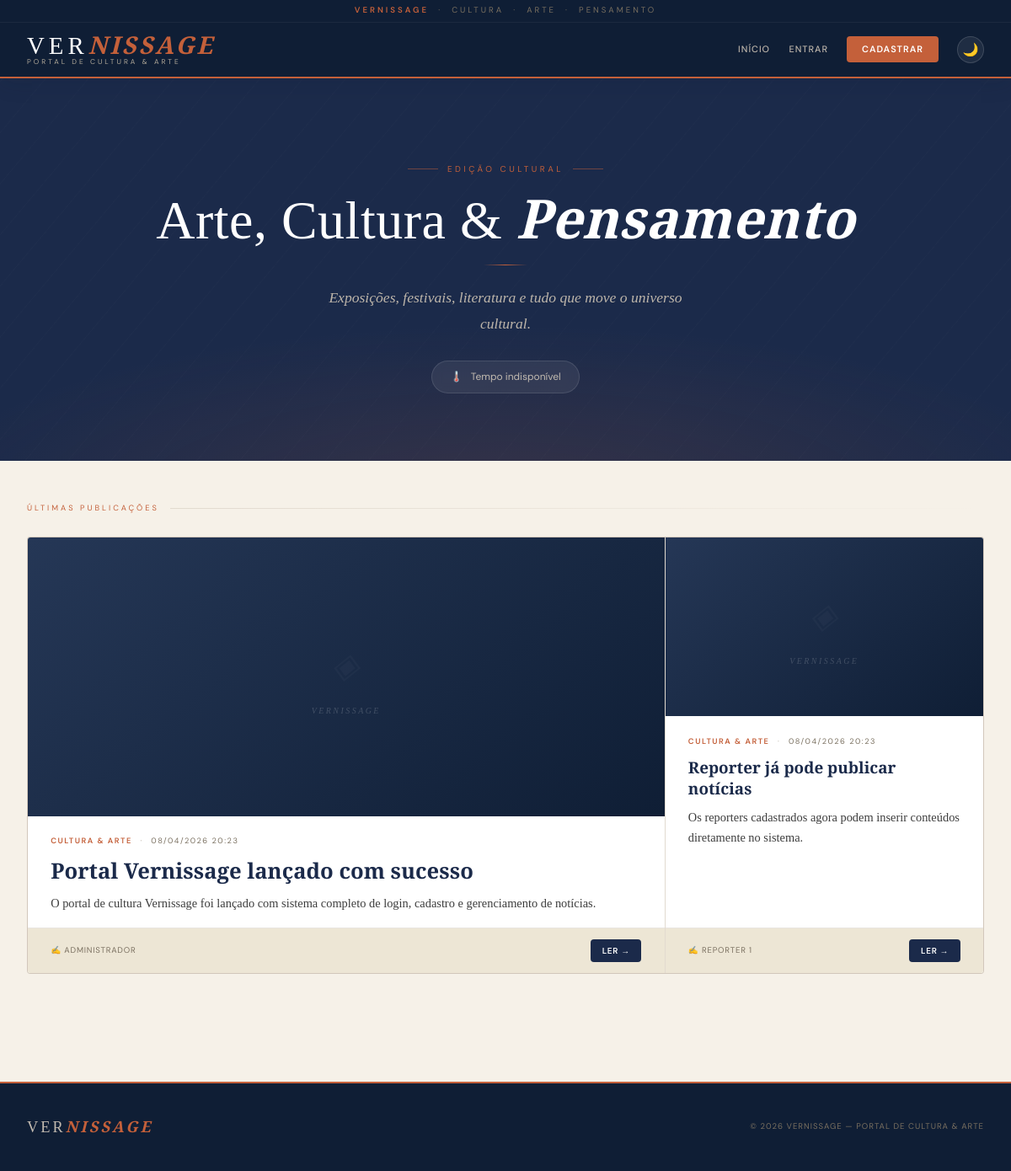
The page / on the database its author committed.
### tables this page shows
CREATE TABLE noticias (
  id INT AUTO_INCREMENT PRIMARY KEY,
  titulo VARCHAR(255) NOT NULL,
  noticia TEXT NOT NULL,
  data DATETIME DEFAULT CURRENT_TIMESTAMP,
  autor INT NOT NULL,
  imagem VARCHAR(255),
  FOREIGN KEY (autor) REFERENCES usuarios(id)
    ON DELETE CASCADE ON UPDATE CASCADE
);

CREATE TABLE usuarios (
  id INT AUTO_INCREMENT PRIMARY KEY,
  nome VARCHAR(100) NOT NULL,
  email VARCHAR(150) NOT NULL UNIQUE,
  senha VARCHAR(255) NOT NULL,
  tipo ENUM('admin','reporter') NOT NULL DEFAULT 'reporter',
  criado_em DATETIME DEFAULT CURRENT_TIMESTAMP
);

### funcoes.php (called while the page is built, shortened)
<?php
function limpar(string $s): string {
    return htmlspecialchars(trim($s), ENT_QUOTES, 'UTF-8');
}
function logado(): bool { return !empty($_SESSION['uid']); }
function dataFmt(string $d): string { return (new DateTime($d))->format('d/m/Y H:i'); }
function resumo(string $t, int $n=180): string {
    $t = strip_tags($t);
    return mb_strlen($t)<=$n ? $t : mb_substr($t,0,$n).'…';
}

### index.php (the view, shortened to what this page needs)
<?php
require_once 'conexao.php';
require_once 'funcoes.php';
$noticias = $pdo->query("
    SELECT n.id, n.titulo, n.noticia, n.data, n.imagem, u.nome AS autor_nome
    FROM noticias n INNER JOIN usuarios u ON u.id=n.autor
    ORDER BY n.data DESC
")->fetchAll();
include '_header.php';
?>
<section class="hero">
    <div class="hero-kicker">Edição Cultural</div>
    <h1>Arte, Cultura &amp; <em>Pensamento</em></h1>
    <div class="hero-rule"></div>
    <p class="hero-desc">Exposições, festivais, literatura e tudo que move o universo cultural.</p>
    <div id="weather-widget" class="weather">
    </div>
</section>
<main class="wrap">
    <?php if (empty($noticias)): ?>
        <div class="empty">
            <h3>Nenhuma notícia publicada ainda.</h3>
            <p>Seja o primeiro a escrever para o Vernissage.</p>
            <a href="<?= logado() ? 'nova_noticia.php' : 'cadastro.php' ?>"
               class="btn btn-accent" style="margin-top:1.5rem">
                <?= logado() ? 'Publicar Agora' : 'Criar Conta' ?>
            </a>
        </div>
    <?php else: ?>
        <div class="sec-label">Últimas Publicações</div>
        <div class="news-grid">
            <?php foreach ($noticias as $n): ?>
            <article class="card">
                <div class="card-thumb">
                    <?php if ($n['imagem'] && file_exists('imagens/'.$n['imagem'])): ?>
                        <img src="imagens/<?= limpar($n['imagem']) ?>" alt="<?= limpar($n['titulo']) ?>">
                    <?php else: ?>
                        <div class="art-placeholder">
                            <span class="icon">◈</span>
                            <span>Vernissage</span>
                        </div>
                    <?php endif; ?>
                </div>
                <div class="card-body">
                    <div class="card-meta">
                        <span class="cat">Cultura &amp; Arte</span>
                        <span class="dot">·</span>
                        <span><?= dataFmt($n['data']) ?></span>
                    </div>
                    <h2><?= limpar($n['titulo']) ?></h2>
                    <p><?= limpar(resumo($n['noticia'])) ?></p>
                </div>
                <div class="card-foot">
                    <span class="card-author">✍ <?= limpar($n['autor_nome']) ?></span>
                    <a href="noticia.php?id=<?= $n['id'] ?>" class="btn btn-primary btn-sm">Ler →</a>
                </div>
            </article>
            <?php endforeach; ?>
        </div>
    <?php endif; ?>
</main>
<?php include '_footer.php'; ?>

### _header.php (shortened to what this page needs)
<!DOCTYPE html>
<html lang="pt-BR">
<head>
    <link rel="stylesheet" href="css/style.css">
</head>
<body>
<header>
    <div class="header-band">
        <b>Vernissage</b> &nbsp;·&nbsp; Cultura &nbsp;·&nbsp; Arte &nbsp;·&nbsp; Pensamento
    </div>
    <div class="header-inner">
        <a href="index.php" class="logo">
            <span class="logo-name">Ver<em>nissage</em></span>
            <span class="logo-sub">Portal de Cultura &amp; Arte</span>
        </a>
        <nav>
            <?php if (isset($backLink)): ?>
                <a href="<?= $backLink[0] ?>">← <?= $backLink[1] ?></a>
            <?php else: ?>
                <a href="index.php">Início</a>
            <?php endif; ?>
            <?php if (logado()): ?>
                <?php if (ehAdmin()): ?>
                    <a href="dashboard_admin.php">Painel <span class="badge">Admin</span></a>
                <?php else: ?>
                    <a href="dashboard_reporter.php">Painel</a>
                <?php endif; ?>
                <a href="nova_noticia.php" class="nav-cta">+ Publicar</a>
                <a href="logout.php">Sair</a>
            <?php else: ?>
                <a href="login.php">Entrar</a>
                <a href="cadastro.php" class="nav-cta">Cadastrar</a>
            <?php endif; ?>
            <button class="theme-btn" id="theme-toggle" title="Alternar tema">🌙</button>
        </nav>
    </div>
</header>

### _footer.php
<footer>
    <div class="foot-inner">
        <span class="foot-logo">Ver<em>nissage</em></span>
        <p>&copy; <?= date('Y') ?> Vernissage — Portal de Cultura &amp; Arte</p>
    </div>
</footer>
</body>
</html>

### rows shown on the page
noticias: shows "VERNISSAGE", data "08/04/2026 20:23", titulo "Portal Vernissage lançado com sucesso", noticia "O portal de cultura Vernissage foi lançado com sistema completo de login, cadastro e gerenciamento de notícias.", autor.nome "ADMINISTRADOR"
noticias: shows "VERNISSAGE", data "08/04/2026 20:23", titulo "Reporter já pode publicar notícias", noticia "Os reporters cadastrados agora podem inserir conteúdos diretamente no sistema.", autor.nome "REPORTER 1"
